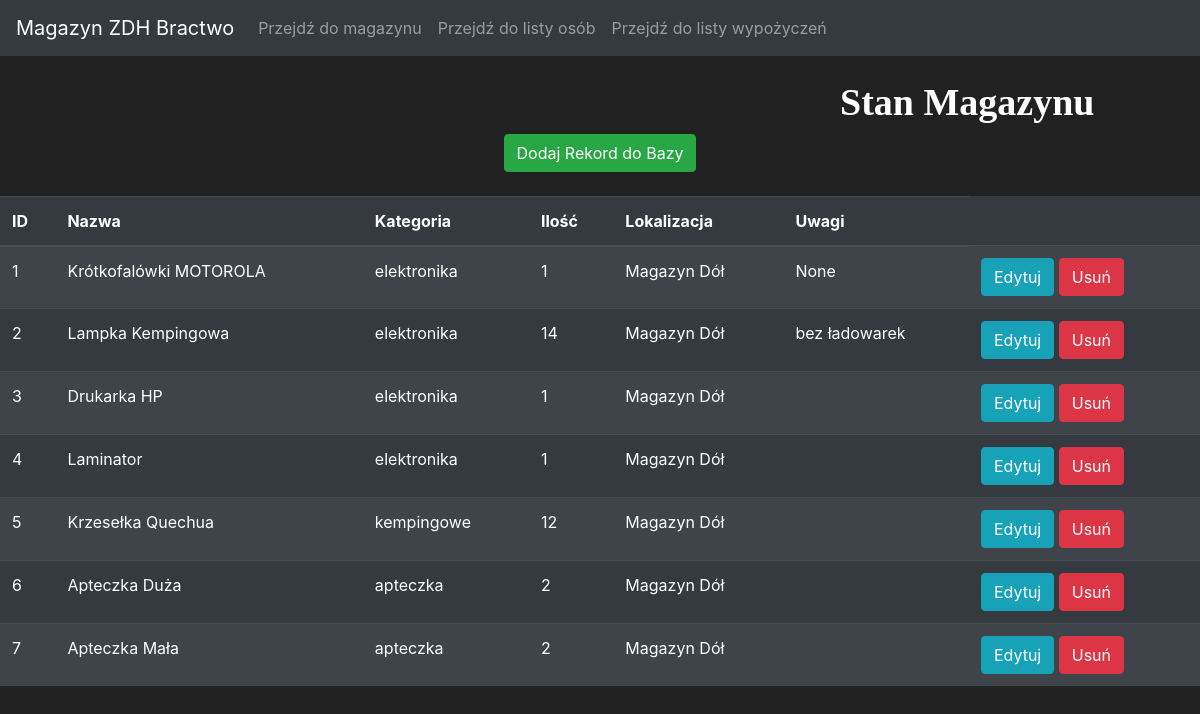
Page /magazine on the earlier database version.
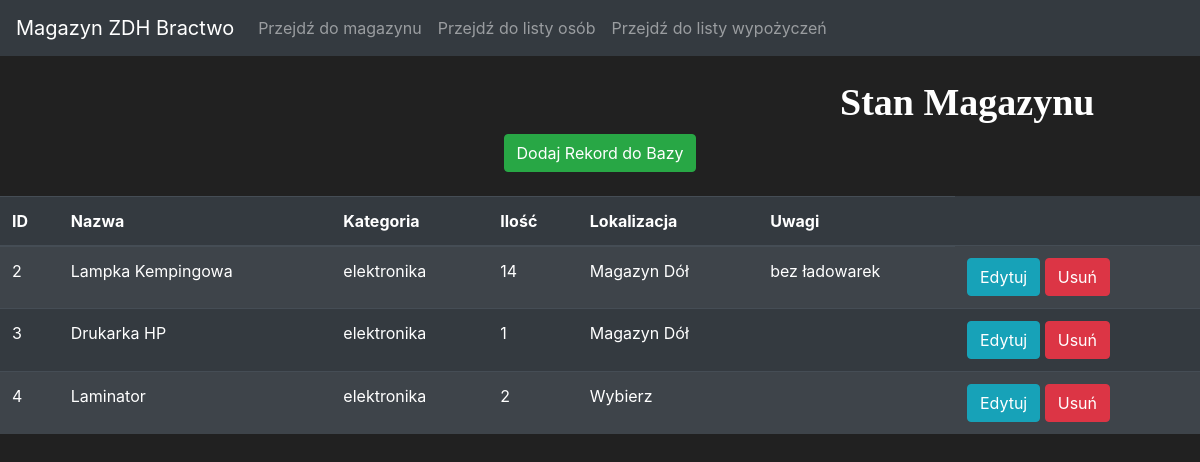
Same page on the later database version.
### app.py (models this page shows, shortened)
class Item(db.Model):
    id = db.Column(db.Integer(), primary_key=True)
    name = db.Column(db.String(length=30), nullable=False, unique=True)
    category = db.Column(db.String(length=30), nullable=False)
    amount = db.Column(db.Integer(), nullable=True)
    localization = db.Column(db.String(length=30), nullable=False)
    notes = db.Column(db.String(length=60), nullable=True)

### app.py (the view)
@app.route("/magazine")
def magazine_page():
    items = Item.query.all()
    return render_template('magazine.html', items=items)

### templates/magazine.html (shortened to what this page needs)
{% extends "template_main.html" %}
{% block content %}
<br>
<h1 style="font-family: Calibri; font-size: 38px; font-weight: 600; margin-left: 840px;">
    Stan Magazynu
</h1>
<div class="form-wrapper" style="font-size: 16px;">
    <a href="{{ url_for('magazine_page_add') }}" class="btn btn-outline btn-success">
        Dodaj Rekord do Bazy
    </a>
</div>
{% endblock %}
{%block table %}
    <table class="table table-striped table-dark">
    <thead>
        <tr>
        <th scope="col">ID</th>
        <th scope="col">Nazwa</th>
        <th scope="col">Kategoria</th>
        <th scope="col">Ilość</th>
        <th scope="col">Lokalizacja</th>
        <th scope="col">Uwagi</th>
        </tr>
    </thead>
    <tbody>
        {% for item in items %}
                    <tr>
                        <td>{{ item.id }}</td>
                        <td>{{ item.name }}</td>
                        <td>{{ item.category }}</td>
                        <td>{{ item.amount }}</td>
                        <td>{{ item.localization }}</td>
                        <td>{{ item.notes}}</td>
                        <td>
                            <button class="btn btn-outline btn-info">Edytuj</button>
                            <button class="btn btn-outline btn-danger">Usuń</button>
                        </td>
                    </tr>
        {% endfor %}
    </tbody>
    </table>
{%endblock%}

### templates/template_main.html (shortened to what this page needs)
<!doctype html>
<html lang="en">
  <head>
    <link rel="stylesheet" href="https://cdn.jsdelivr.net/npm/bootstrap@4.5.3/dist/css/bootstrap.min.css">
  </head>
  <body>
    <nav class="navbar navbar-expand-md navbar-dark bg-dark">
      <a class="navbar-brand" href="{{ url_for('home_page')}}">Magazyn ZDH Bractwo</a>
      <div class="collapse navbar-collapse" id="navbarNav">
        <ul class="navbar-nav mr-auto">
            <li class="nav-item">
                <a class="nav-link" href="{{ url_for('magazine_page')}}">Przejdź do magazynu <span class="sr-only">(current)</span></a>
            </li>
            <li class="nav-item">
                <a class="nav-link" href="{{ url_for('persons_page')}}">Przejdź do listy osób</a>
            </li>
            <li class="nav-item">
                <a class="nav-link" href="{{ url_for('rentals_page')}}">Przejdź do listy wypożyczeń</a>
            </li>
        </ul>
      </div>
    </nav>
    {% block content%}
    {%endblock%}
    <br>
    {% block table %}
    {%endblock%}
  </body>
</html>

### templates/magazine.html (style rules this page uses)
.form-wrapper { width: fit-content; margin: 0 auto; }

### templates/template_main.html (style rules this page uses)
body { background-color: #212121; color: white }

Differences in the rows shown:
removed Item: id "1", name "Krótkofalówki MOTOROLA", category "elektronika", amount "1", localization "Magazyn Dół", notes "None"
removed Item: id "5", name "Krzesełka Quechua", category "kempingowe", amount "12", localization "Magazyn Dół"
removed Item: id "6", name "Apteczka Duża", category "apteczka", amount "2", localization "Magazyn Dół"
removed Item: id "7", name "Apteczka Mała", category "apteczka", amount "2", localization "Magazyn Dół"
changed Item "Laminator": amount "1" → "2"; localization "Magazyn Dół" → "Wybierz"
